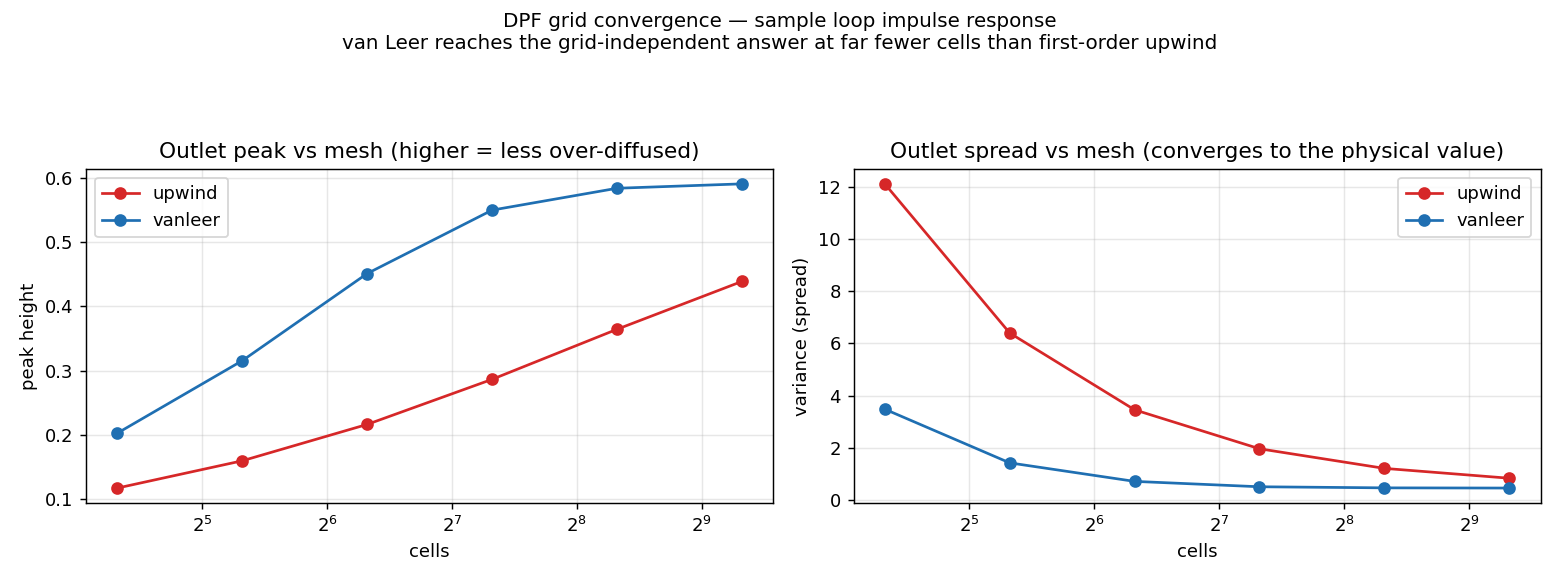

This chart was generated by the following Python code:
#!/usr/bin/env python3
"""
Grid-convergence study for the DPF discretization (improvement #6).

Demonstrates that the higher-order van Leer (MUSCL) scheme reaches a
grid-independent answer at far fewer cells than first-order upwind, because it
does not add the large numerical diffusion (~ u*dz/2) that upwind does.

For an impulse fed through the sample loop (the worst case: long and thin, so
the cell Peclet number is high), it sweeps the cell count for both schemes and
reports the peak height, mean residence time (first moment) and variance
(spread) of the outlet response.  A converged scheme shows these stop changing.

Outputs: convergence_study.png  and a printed table.

    python3 convergence_study.py
"""

from __future__ import annotations

import os
import numpy as np
import matplotlib
matplotlib.use("Agg")
import matplotlib.pyplot as plt
from scipy.integrate import trapezoid

from rtd.units import dpf_outlet

HERE = os.path.dirname(os.path.abspath(__file__))

# Sample loop geometry (Table 1): d = 0.5 mm, L = 1324.2 mm, V = 260 uL.
GEOM = dict(volume_uL=260.0, length_mm=1324.2, diameter_mm=0.5, flow_mL_min=1.0)
N_CELLS = [20, 40, 80, 160, 320, 640]
SCHEMES = ["upwind", "vanleer"]


def moments(t, y):
    m0 = trapezoid(y, t)
    tbar = trapezoid(y * t, t) / m0
    var = trapezoid(y * (t - tbar) ** 2, t) / m0
    return m0, tbar, var, y.max()


def main():
    t = np.linspace(0, 120, 6000)
    cin = np.zeros_like(t)
    cin[(t >= 1) & (t < 2)] = 1.0
    area_in = trapezoid(cin, t)

    results = {s: [] for s in SCHEMES}
    print(f"{'scheme':8s} {'n':>4s} {'area/in':>8s} {'MRT':>7s} {'var':>7s} {'peak':>8s}")
    for s in SCHEMES:
        for n in N_CELLS:
            y = dpf_outlet(t, cin, n_cells=n, scheme=s, **GEOM)
            m0, tbar, var, pk = moments(t, y)
            results[s].append((n, m0 / area_in, tbar, var, pk))
            print(f"{s:8s} {n:4d} {m0/area_in:8.4f} {tbar:7.2f} {var:7.2f} {pk:8.4f}")

    # plot: peak and variance vs cell count for both schemes
    fig, (ax1, ax2) = plt.subplots(1, 2, figsize=(12, 4.5))
    for s, color in [("upwind", "#d62728"), ("vanleer", "#1f6fb2")]:
        n = [r[0] for r in results[s]]
        peak = [r[4] for r in results[s]]
        var = [r[3] for r in results[s]]
        ax1.plot(n, peak, "o-", color=color, label=s)
        ax2.plot(n, var, "o-", color=color, label=s)
    ax1.set_xscale("log", base=2); ax1.set_xlabel("cells"); ax1.set_ylabel("peak height")
    ax1.set_title("Outlet peak vs mesh (higher = less over-diffused)")
    ax1.legend(); ax1.grid(alpha=0.3)
    ax2.set_xscale("log", base=2); ax2.set_xlabel("cells"); ax2.set_ylabel("variance (spread)")
    ax2.set_title("Outlet spread vs mesh (converges to the physical value)")
    ax2.legend(); ax2.grid(alpha=0.3)
    fig.suptitle("DPF grid convergence — sample loop impulse response\n"
                 "van Leer reaches the grid-independent answer at far fewer cells "
                 "than first-order upwind", fontsize=11)
    fig.tight_layout(rect=[0, 0, 1, 0.90])
    out = os.path.join(HERE, "convergence_study.png")
    fig.savefig(out, dpi=130)
    print("\nwrote", out)


if __name__ == "__main__":
    main()
